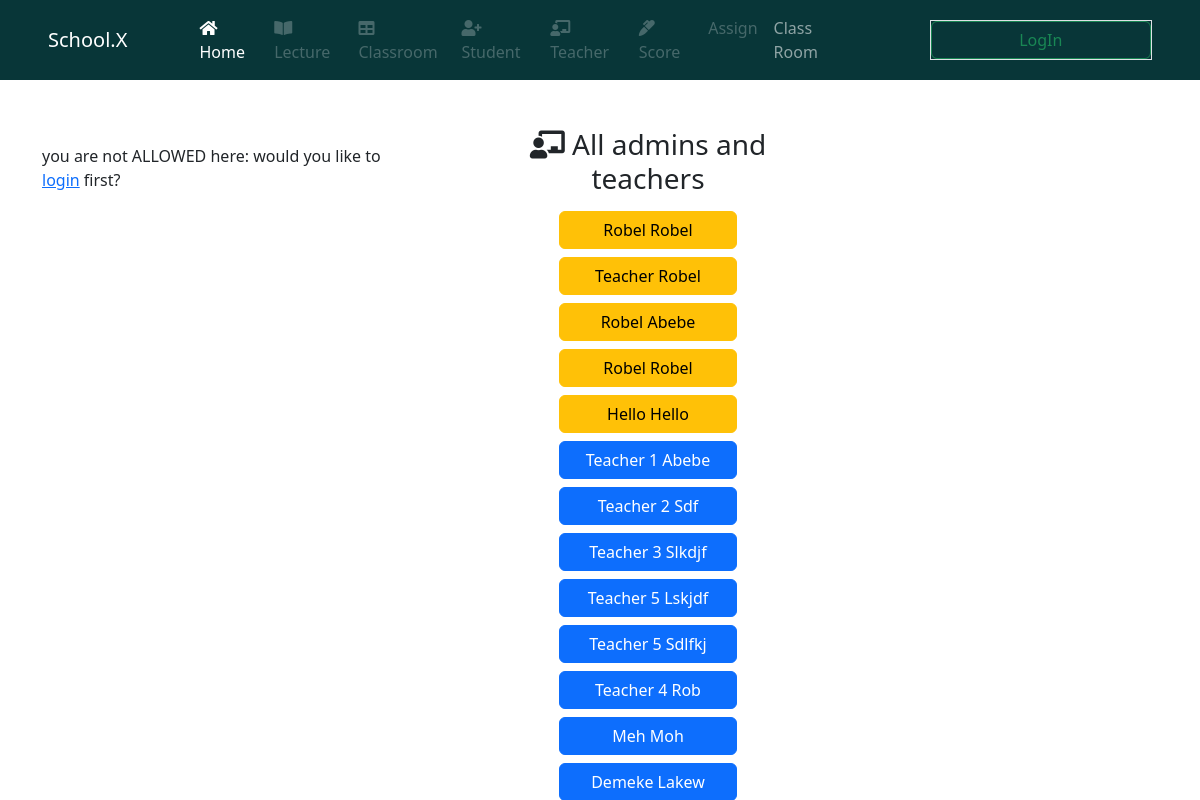
/account/register/, run on the app's committed database.
### system1/models.py (models this page shows)
class User(AbstractUser):
    phone_regx = RegexValidator(
        regex=r'^\+?0?\d{10,13}$', message='Phone number must be in correct form +2519xxxxxxxx')
    first_name = models.CharField(max_length=50)
    last_name = models.CharField(max_length=50)
    admin = models.BooleanField(default=False)
    phone_no = models.CharField(validators=[phone_regx], max_length=50)
    def __str__(self):
        return self.first_name.capitalize() + ' ' + self.last_name.capitalize()

### system1/views.py (the view)
# urls.py: path("register/", views.register_page, name='register'),
def register_page(request):
    if request.method == 'POST':
        form = my_user_form(request.POST or None)
        if form.is_valid():
            form.save()
            form = my_user_form()
        else:
            form = my_user_form(request.POST)
    else:
        form = my_user_form()
    context = {
        'form': form,
        'Teachers': User.objects.all()
    }
    return render(request, 'register_page.html', context)

### system1/templates/register_page.html (shortened to what this page needs)
{% extends 'base.html' %}
{% block content %}
<main>
    <div class="container">
        <div class="row mt-5">
            <div class="col-md-4">
                {% if  request.user.admin %}
                <form action="" method="post">
                    {% csrf_token %}
                    {% for fild in form %}
                    <p>
                        {{fild.label}}
                        {{fild}}
                    </p>
                    {% endfor %}
                    <input type="submit" value="submit">
                </form>
                {% else %}
                <p> you are not ALLOWED here: would you like to <a href="{% url 'login' %}">login</a> first? </p>
                {% endif %}
            </div>
            <div class="col-md-4 ms-5">
                <h3 class="mb-3 text-center"><i class="fas fa-chalkboard-teacher    "></i> All admins and teachers
                </h3>
                <div class="d-grid gap-2 col-6 mx-auto">
                    {% for Teacher in Teachers %}
                    {% if  Teacher.admin %}
                    <a href="#" class="btn btn-warning" type="button">{{ Teacher }}</a>
                    {% else %}
                    <a href="#" class="btn btn-primary" type="button">{{ Teacher }}</a>
                    {% endif %}
                    {% endfor %}
                </div>
            </div>
        </div>
    </div>
</main>
{% endblock content %}

### static/style/Css/all.css (style rules this page uses)
.fa, .fas, .far, .fal, .fad, .fab { -moz-osx-font-smoothing: grayscale; -webkit-font-smoothing: antialiased; display: inline-block; font-style: normal; font-variant: normal; text-rendering: auto; line-height: 1; }
.fa-chalkboard-teacher:before { content: "\f51c"; }
.fa, .fas { font-family: 'Font Awesome 5 Free'; font-weight: 900; }

### data on the page
User: first_name+last_name "Robel Robel"
User: first_name+last_name "Teacher Robel"
User: first_name+last_name "Robel Abebe"
User: first_name+last_name "Robel Robel"
User: first_name+last_name "Hello Hello"
User: first_name+last_name "Teacher 1 Abebe"
User: first_name+last_name "Teacher 2 Sdf"
User: first_name+last_name "Teacher 3 Slkdjf"
User: first_name+last_name "Teacher 5 Lskjdf"
User: first_name+last_name "Teacher 5 Sdlfkj"
User: first_name+last_name "Teacher 4 Rob"
User: first_name+last_name "Meh Moh"
User: first_name+last_name "Demeke Lakew"
